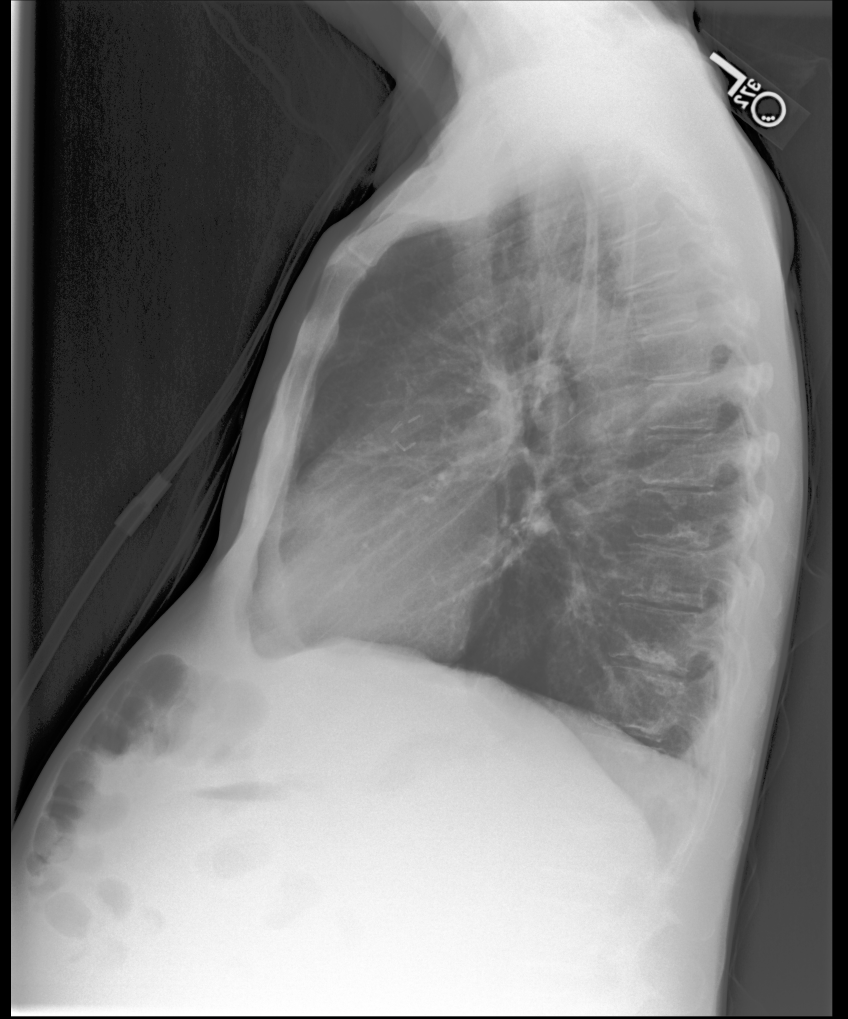
#> input picture data/mimic-cxr-jpg/files/p10000032/s53189527/e084de3b-be89b11e-20fe3f9f-9c8d8dfe-4cfd202c.jpg, 2544 x 3056 px (shown at 1/3 size); its folder holds only this picture in this run
$ python resize.py
#> lines starting #> are read from the running program, lines starting #| are printed output that depends on the picture
# import thread
import time
from PIL import Image
import glob
from tqdm import tqdm
import os

print('starting')
data_dir = 'data/mimic-cxr-jpg'

paths_done = glob.glob(f'{data_dir}/resized/**/*.jpg', recursive = True)
print('done', len(paths_done))

paths_all = glob.glob(f'{data_dir}/files/**/*.jpg', recursive = True)
print('all', len(paths_all))


done_files = [os.path.basename(path) for path in paths_done]

paths = [path for path in paths_all if os.path.basename(path) not in done_files ]
print('left', len(paths))

def resize_images(path):
    basewidth = 512
    filename = path.split('/')[-1]
    img = Image.open(path)

    wpercent = (basewidth/float(img.size[0]))

    hsize = int((float(img.size[1])*float(wpercent)))
    img = img.resize((basewidth,hsize))

    img.save(f'{data_dir}/resized/{filename}')


from multiprocessing.dummy import Pool as ThreadPool

threads = 10

for i in tqdm(range(0, len(paths), threads)):
    paths_subset = paths[i: i+threads]
    pool = ThreadPool(len(paths_subset))
    pool.map(resize_images, paths_subset)
    pool.close()
    pool.join()
#> this loop made 1 pass
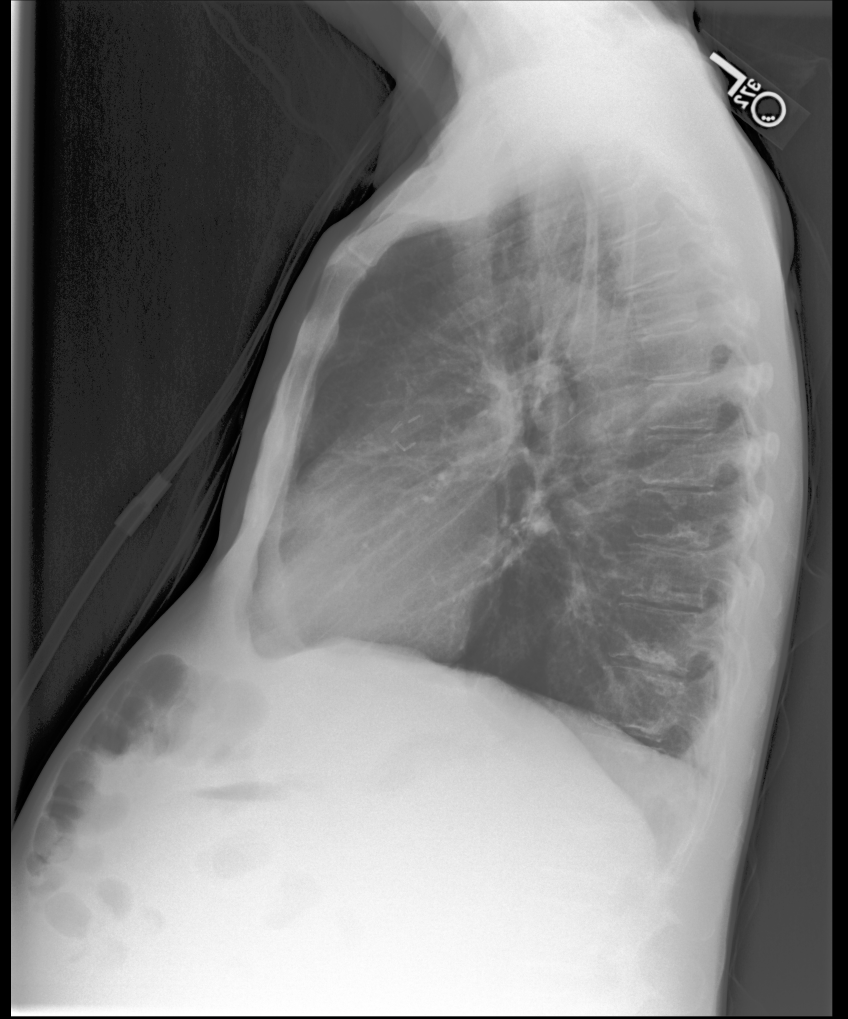
#> input picture data/mimic-cxr-jpg/files/p10000032/s53189527/e084de3b-be89b11e-20fe3f9f-9c8d8dfe-4cfd202c.jpg, 2544 x 3056 px (shown at 1/3 size)
#> pass 1, in resize_images, `img = img.resize((basewidth,hsize))`:
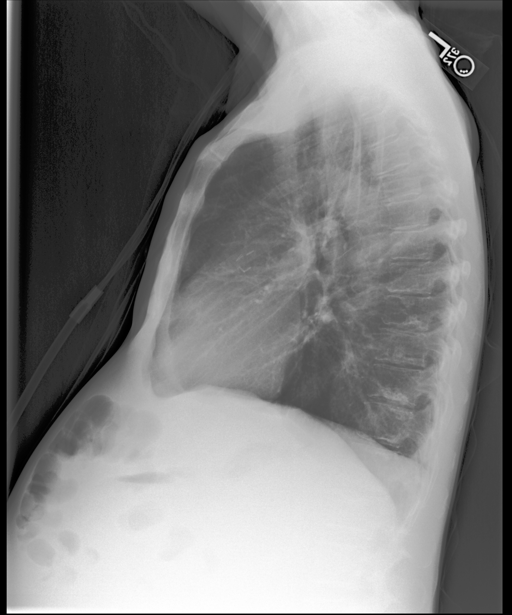
#> img: PIL image 512x615 L; min 0, max 255, mean 125.3
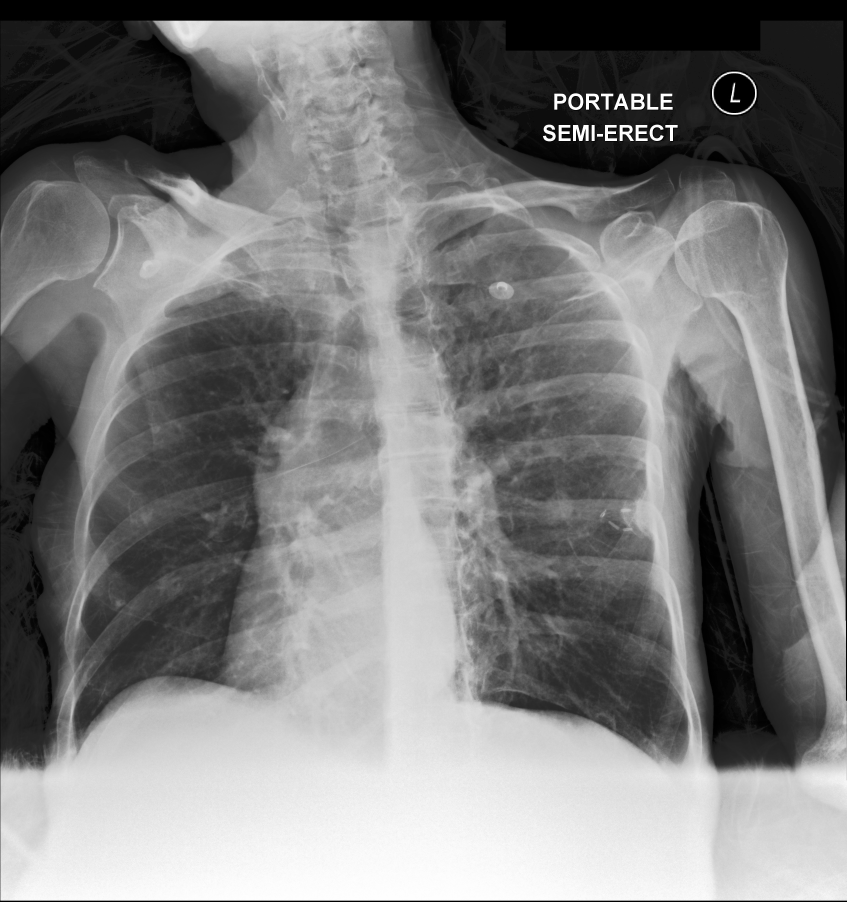
#> input picture data/mimic-cxr-jpg/files/p10000032/s53911762/68b5c4b1-227d0485-9cc38c3f-7b84ab51-4b472714.jpg, 2539 x 2705 px (shown at 1/3 size)
#> pass 1, in resize_images (call 2), `img = img.resize((basewidth,hsize))`:
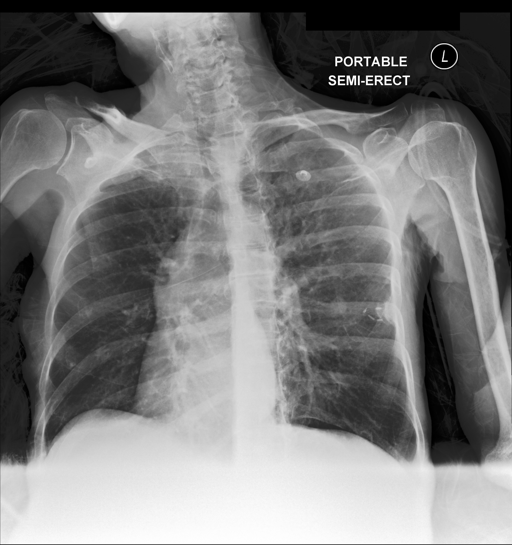
#> img: PIL image 512x545 L; min 0, max 255, mean 123.6
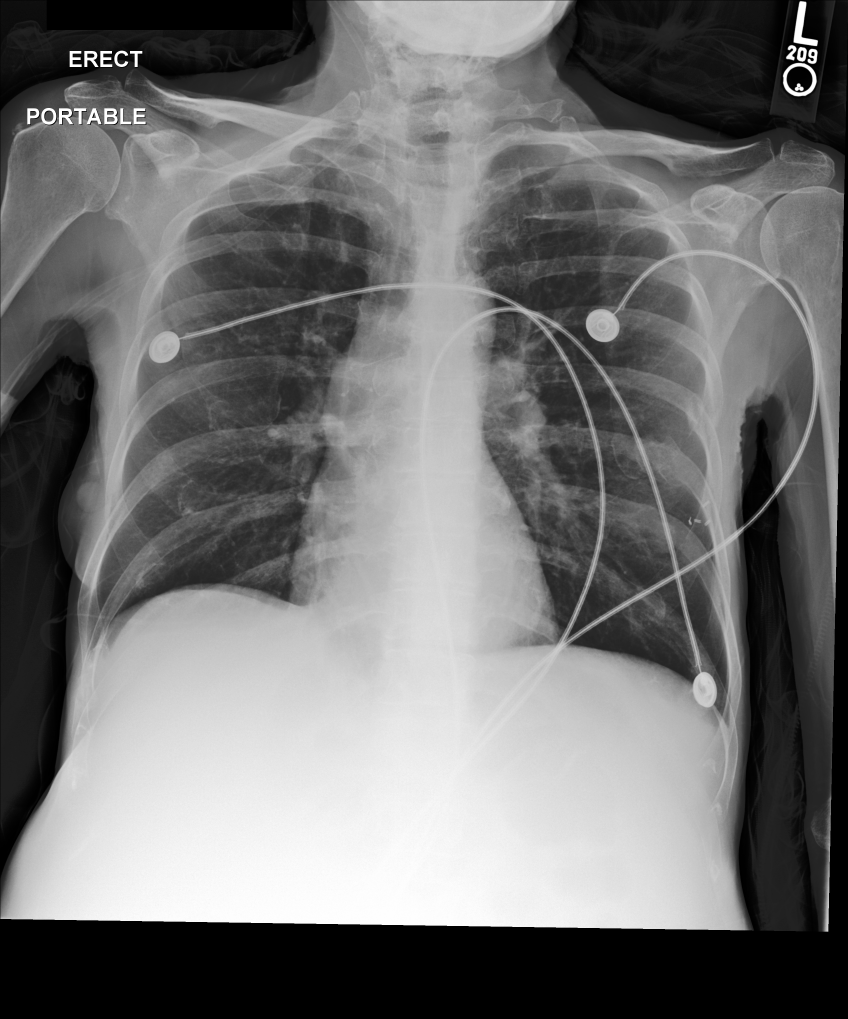
#> input picture data/mimic-cxr-jpg/files/p10000032/s56699142/ea030e7a-2e3b1346-bc518786-7a8fd698-f673b44c.jpg, 2544 x 3056 px (shown at 1/3 size)
#> pass 1, in resize_images (call 3), `img = img.resize((basewidth,hsize))`:
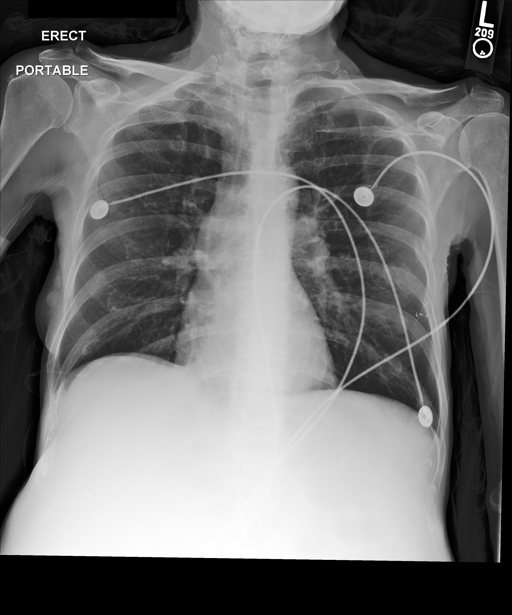
#> img: PIL image 512x615 L; min 0, max 255, mean 113.9
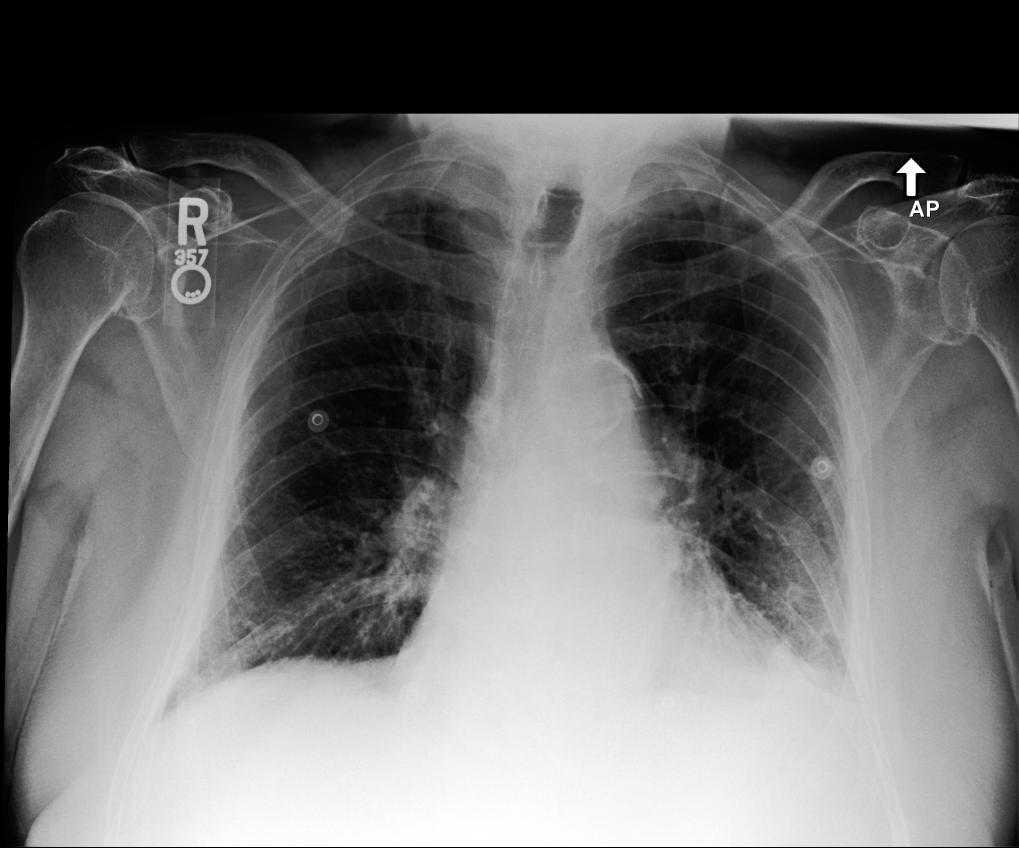
#> input picture data/mimic-cxr-jpg/files/p10000764/s57375967/096052b7-d256dc40-453a102b-fa7d01c6-1b22c6b4.jpg, 3056 x 2544 px (shown at 1/3 size)
#> pass 1, in resize_images (call 4), `img = img.resize((basewidth,hsize))`:
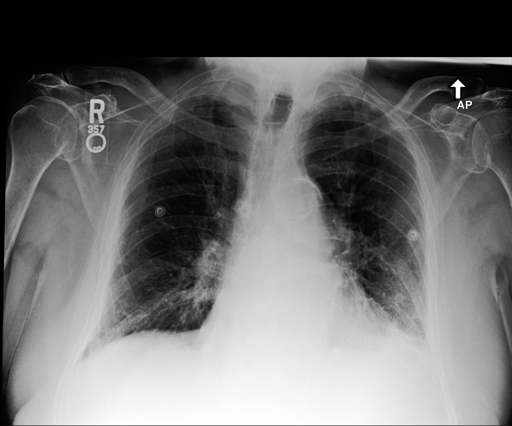
#> img: PIL image 512x426 L; min 0, max 255, mean 110
